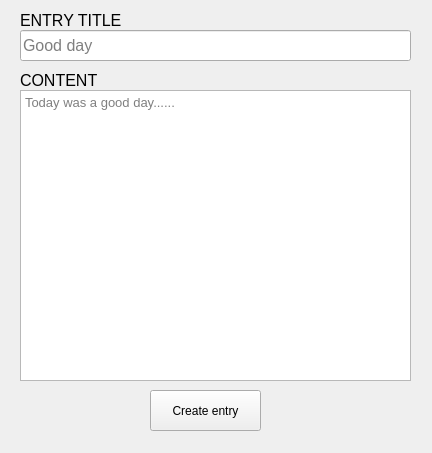
<?xml version="1.0" encoding="UTF-8"?>
<ui version="4.0">
 <class>MainWindow</class>
 <widget class="QMainWindow" name="MainWindow">
  <property name="geometry">
   <rect>
    <x>0</x>
    <y>0</y>
    <width>432</width>
    <height>453</height>
   </rect>
  </property>
  <property name="minimumSize">
   <size>
    <width>432</width>
    <height>453</height>
   </size>
  </property>
  <property name="maximumSize">
   <size>
    <width>432</width>
    <height>453</height>
   </size>
  </property>
  <property name="windowTitle">
   <string>MainWindow</string>
  </property>
  <widget class="QWidget" name="centralwidget">
   <widget class="QLabel" name="label">
    <property name="geometry">
     <rect>
      <x>20</x>
      <y>10</y>
      <width>181</width>
      <height>21</height>
     </rect>
    </property>
    <property name="font">
     <font>
      <pointsize>12</pointsize>
     </font>
    </property>
    <property name="text">
     <string>ENTRY TITLE</string>
    </property>
   </widget>
   <widget class="QTextEdit" name="contentEdit">
    <property name="geometry">
     <rect>
      <x>20</x>
      <y>90</y>
      <width>391</width>
      <height>291</height>
     </rect>
    </property>
    <property name="font">
     <font>
      <pointsize>10</pointsize>
     </font>
    </property>
    <property name="lineWidth">
     <number>0</number>
    </property>
    <property name="midLineWidth">
     <number>0</number>
    </property>
    <property name="html">
     <string>&lt;!DOCTYPE HTML PUBLIC &quot;-//W3C//DTD HTML 4.0//EN&quot; &quot;http://www.w3.org/TR/REC-html40/strict.dtd&quot;&gt;
&lt;html&gt;&lt;head&gt;&lt;meta name=&quot;qrichtext&quot; content=&quot;1&quot; /&gt;&lt;style type=&quot;text/css&quot;&gt;
p, li { white-space: pre-wrap; }
&lt;/style&gt;&lt;/head&gt;&lt;body style=&quot; font-family:'MS Shell Dlg 2'; font-size:10pt; font-weight:400; font-style:normal;&quot;&gt;
&lt;p style=&quot;-qt-paragraph-type:empty; margin-top:0px; margin-bottom:0px; margin-left:0px; margin-right:0px; -qt-block-indent:0; text-indent:0px;&quot;&gt;&lt;br /&gt;&lt;/p&gt;&lt;/body&gt;&lt;/html&gt;</string>
    </property>
    <property name="placeholderText">
     <string>Today was a good day......</string>
    </property>
   </widget>
   <widget class="QLabel" name="label_2">
    <property name="geometry">
     <rect>
      <x>20</x>
      <y>70</y>
      <width>151</width>
      <height>21</height>
     </rect>
    </property>
    <property name="font">
     <font>
      <pointsize>12</pointsize>
     </font>
    </property>
    <property name="text">
     <string>CONTENT</string>
    </property>
   </widget>
   <widget class="QPushButton" name="createEntryButton">
    <property name="geometry">
     <rect>
      <x>150</x>
      <y>390</y>
      <width>111</width>
      <height>41</height>
     </rect>
    </property>
    <property name="text">
     <string>Create entry</string>
    </property>
   </widget>
   <widget class="QLineEdit" name="titleEdit">
    <property name="geometry">
     <rect>
      <x>20</x>
      <y>30</y>
      <width>391</width>
      <height>31</height>
     </rect>
    </property>
    <property name="font">
     <font>
      <pointsize>12</pointsize>
     </font>
    </property>
    <property name="autoFillBackground">
     <bool>false</bool>
    </property>
    <property name="placeholderText">
     <string>Good day</string>
    </property>
   </widget>
  </widget>
  <widget class="QMenuBar" name="menubar">
   <property name="geometry">
    <rect>
     <x>0</x>
     <y>0</y>
     <width>432</width>
     <height>21</height>
    </rect>
   </property>
  </widget>
 </widget>
 <resources/>
 <connections/>
</ui>
